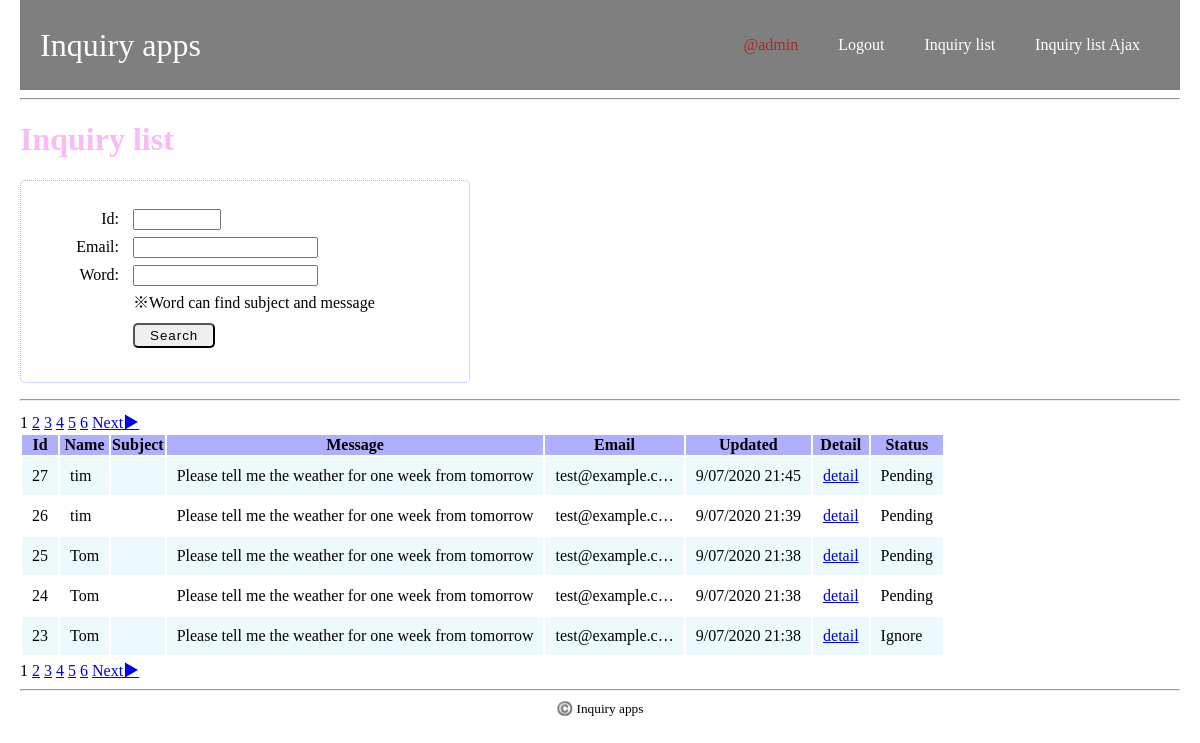
Screenshot of /inquiry/list/ (signed in) with the database file from the repository.
### inquiry_apps/models.py (models this page shows, shortened)
class Inquiry(models.Model):
    class Meta:
        db_table = 'inquiry'
    name = models.CharField(verbose_name='name',
                                max_length=255)
    subject = models.CharField(verbose_name='subject',
                                max_length=255)
    message = models.CharField(verbose_name='message',
                                max_length=500)
    email = models.EmailField(verbose_name='email')
    created_at = models.DateTimeField(verbose_name='created_at',
                                        auto_now_add=True)
    updated_at = models.DateTimeField(verbose_name='updated_at',
                                        auto_now_add=True)
    inquiry_status = models.IntegerField(
        verbose_name='inquiry_status',
        choices=InquiryStatus.INQUIRY_STATUS_CHOICES,
        default=0
    )
    def inquiry_status_as_str(self):
        inquiry_status_as_str = InquiryStatus.status_as_str(self.inquiry_status)
        return inquiry_status_as_str

### inquiry_apps/views.py (the view)
# urls.py: path('inquiry/list/', views.inquiry_list, name='inquiry_list'),
@login_required(login_url='/inquiry/login/')
@require_http_methods(['GET'])
def inquiry_list(request):
    qs = Inquiry.objects.order_by('-updated_at')
    form = InquiryFindForm(request.GET)
    if not form.is_valid():
        return render(request, 'inquiry_apps/inquiry_list.html', {'form': form})
    if form.is_valid():
        id_int = form.cleaned_data['id']
        email_str = form.cleaned_data['email']
        page_int = form.cleaned_data['page']
        word_str = form.cleaned_data['word']
    if email_str is not None:
        qs = qs.filter(email__contains=email_str)
    if id_int is not None:
        qs = qs.filter(id=id_int)
    if word_str is not None:
        qs = qs.filter(Q(subject__contains=word_str) |
                        Q(message__contains=word_str))
    next_page_href = _some_page_href(id_int, email_str, page_int+1, word_str)
    prev_page_href = _some_page_href(id_int, email_str, page_int-1, word_str)
    paginator = Paginator(qs, 5)
    try:
        inquiries_page = paginator.page(page_int)
    except EmptyPage:
        raise Http404('Page does not exist')
    context = {
        'form': form,
        'inquiries_page': inquiries_page,
        'search_email': email_str,
        'next_page_href': next_page_href,
        'prev_page_href': prev_page_href,
    }
    template = loader.get_template('inquiry_apps/inquiry_list.html')
    return HttpResponse(template.render(context, request))

### inquiry_apps/forms.py
class InquiryFindForm(forms.Form):
    id = forms.IntegerField(required=False,
                                min_value=1,
                                max_value=100000)
    email = forms.CharField(required=False,
                                max_length=255)
    page = forms.IntegerField(required=False,
                                max_value=10000,
                                min_value=1,)
    word = forms.CharField(required=False,
                            max_length=1000)
    def clean(self):
        cleaned_data = super().clean()
        return cleaned_data
    def clean_id(self):
        find_id = self.cleaned_data['id']
        return find_id
    def clean_email(self):
        email = self.cleaned_data['email']
        return email
    def clean_page(self):
        page =self.cleaned_data['page']
        if page == None:
            page = 1
        return page
    def clean_word(self):
        word = self.cleaned_data['word']
        return word

### inquiry_apps/models.py (called while the page is built)
    @classmethod
    def status_as_str(cls, inquiry_status):
        if inquiry_status == cls.Pending:
            return cls.INQUIRY_STATUS_CHOICES[0][1]
        elif inquiry_status == cls.Ignore:
            return cls.INQUIRY_STATUS_CHOICES[1][1]
        elif inquiry_status == cls.Completed:
            return cls.INQUIRY_STATUS_CHOICES[2][1]
        else:
            raise RuntimeError('invalid')

### inquiry_apps/views.py (called while the page is built)
def _some_page_href(id, email, current_page, word):
    params = []
    if id:
        params.append('id=%s' % urllib.parse.quote(str(id)))
    if email:
        params.append('email=%s' % urllib.parse.quote(email))
    if current_page:
        params.append('page=%s' % urllib.parse.quote(str(current_page)))
    if word:
        params.append('word=%s' % urllib.parse.quote(word))
    return '?' + '&'.join(params)

### inquiry_apps/templates/inquiry_apps/inquiry_list.html (shortened to what this page needs)
{% extends 'inquiry_apps/base.html' %}
{% block content %}
<h1>Inquiry list</h1>
<form method="get">
    <ul class="search_inquiry_form">
        <li>
            <label for="id">Id:</label>
            <span class="input_field">{{ form.id }}{{ form.id.errors }}</span>
        </li>
        <li>
            <label for="">Email:</label>
            <span class="input_field">{{ form.email }}{{ form.email.erros }}</span>
        </li>
        <li>
            <label for="">Word:</label>
            <span class="input_field">{{ form.word }}{{ form.word.erros }}</span>
        </li>
        <li>
            <span>※Word can find subject and message</span>
        </li>
        <li>
            <button type="submit" class="btn">Search</button>
        </li>
    </ul>
</form>
<hr>
{% for num in inquiries_page.paginator.page_range %}
{% if inquiries_page.number == num %}
<span>{{ num }}</span>
{% else %}
<a href="?email={{ search_email }}&page={{ num }}">{{ num }}</a>
{% endif %}
{% endfor %}
{% if inquiries_page.has_next %}
<a href="{{ next_page_href }}">Next▶︎</a>
{% endif %}
<table class="inquiry_list_table">
    <thead>
        <tr>
            <th>Id</th>
            <th>Name</th>
            <th>Subject</th>
            <th>Message</th>
            <th>Email</th>
            <th>Updated</th>
            <th>Detail</th>
            <th>Status</th>
        </tr>
    </thead>
    <tbody>
        {% for inquiry in inquiries_page %}
        <tr>
            <td>{{ inquiry.id }}</td>
            <td><div class="container"><span>Name</span><span>{{ inquiry.name|truncatechars:30 }}</span></div></td>
            <td><div class="container"><span>Subject</span></div></td>
            <td><div class="container"><span>Message</span><span>{{ inquiry.message|truncatechars:150 }}</span></div></td>
            <td><div class="container"><span>Email</span><span>{{ inquiry.email|truncatechars:15 }}</span></div></td>
            <td><div class="container"><span>Updated</span><span>{{ inquiry.updated_at|date:"j/m/Y H:i " }}</span></div></td>
            <td><div class="container"><span>Detail</span><span><a href="{% url 'inquiry_apps:comment_list' inquiry.id %}">detail</a></span></div></td>
            <td><div class="container"><span>Status</span><span>{{ inquiry.inquiry_status_as_str }}</span></div></td>
        </tr>
        {% endfor %}
    </tbody>
</table>
{% for num in inquiries_page.paginator.page_range %}
{% if inquiries_page.number == num %}
<span>{{ num }}</span>
{% else %}
<a href="?email={{ search_email }}&page={{ num }}">{{ num }}</a>
{% endif %}
{% endfor %}
{% if inquiries_page.has_next %}
<a href="{{ next_page_href }}">Next▶︎</a>
{% endif %}
{% endblock %}

### inquiry_apps/templates/inquiry_apps/base.html (shortened to what this page needs)
{% load static %}
<!doctype html>
<html lang="ja">
<head>
    <link rel="stylesheet" href="{% static 'inquiry_apps/css/base.css' %}">
</head>
<body>
    <header class="header">
        <div class="header-bg">
            <div class="header-cat">
                <div class="header-logo">
                    <a href="/">Inquiry apps</a>
                </div>
                <nav class="header-navi">
                    <div class="header-navi-wrap">
                        <ul class="header-navi-list">
                            <li class="header-navi-item"><a href="{% url 'inquiry_apps:edit_profile' %}" style="color:brown;">@{{ user }}</a></li>
                            <li class="header-navi-item"><a href="{% url 'inquiry_apps:inquiry_logout' %}">Logout</a></li>
                            <li class="header-navi-item"><a href="{% url 'inquiry_apps:inquiry_list' %}">Inquiry list</a></li>
                            <li class="header-navi-item"><a href="{% url 'inquiry_apps:inquiry_list_ajax' %}">Inquiry list Ajax</a></li>
                        </ul>
                    </div>
                </nav>
            </div>
        </div>
    </header>
    <div class="content">
        <hr>
        {% block content %}
        {% endblock %}
    </div>
    <hr>
    <div class="footer">
        <small class="copy-right">©️ Inquiry apps</small>
    </div>
</body>
</html>

### inquiry_apps/static/inquiry_apps/css/base.css (style rules this page uses)
html { font-size: 16px; }
body { margin: 0 20px; }
ul, ol { list-style: none; }
h1 { color: rgba(241, 70, 233, 0.377); }
.header { width: 100%; left: 0; top: 0; z-index: 1000; background-color: rgb(000,000,000,.5); }
.header-bg { position: relative; z-index: 2; padding: 20px; flex-wrap: wrap; }
.header-logo a { font-family: cursive; display: block; text-decoration: none; font-size: 2rem; color: #fff; }
.header-cat { display: flex; flex-wrap: wrap; justify-content: space-between; align-items: center; }
.header-navi-list { display: flex; }
.header-navi a { text-decoration: none; padding-left: 20px; padding-right: 20px; font-size: 1rem; color: #fff; }
.search_inquiry_form { width: 400px; padding: 1.5em; border: 1px dotted #aaafff; border-radius: 5px; }
.search_inquiry_form li label { display: inline-block; width: 64px; margin: 5px 10px; text-align: right; }
.search_inquiry_form li button { margin: 10px 0; }
table tr td { padding: 10px; }
.inquiry_list_table thead, .comment_list_table thead { background: rgba(55, 55, 255, .4); }
.inquiry_list_table tr:nth-child(odd) td, .comment_list_table tr:nth-child(odd) td { background: rgba(161, 230, 233, 0.192); }
.btn { padding: 3px 15px; border-radius: 5px; letter-spacing: 1px; }
.footer { text-align: center; }

### rows the page displays
Inquiry: id "27", name "tim", message "Please tell me the weather for one week from tomorrow", email "test@example.c…", updated_at "9/07/2020 21:45", inquiry_status_as_str "Pending"
Inquiry: id "26", name "tim", message "Please tell me the weather for one week from tomorrow", email "test@example.c…", updated_at "9/07/2020 21:39", inquiry_status_as_str "Pending"
Inquiry: id "25", name "Tom", message "Please tell me the weather for one week from tomorrow", email "test@example.c…", updated_at "9/07/2020 21:38", inquiry_status_as_str "Pending"
Inquiry: id "24", name "Tom", message "Please tell me the weather for one week from tomorrow", email "test@example.c…", updated_at "9/07/2020 21:38", inquiry_status_as_str "Pending"
Inquiry: id "23", name "Tom", message "Please tell me the weather for one week from tomorrow", email "test@example.c…", updated_at "9/07/2020 21:38", inquiry_status_as_str "Ignore"

### other values shown
{{ user }} "admin"
{{ num }} "1"
{{ num }} "2" "3" "4" "5" "6"
